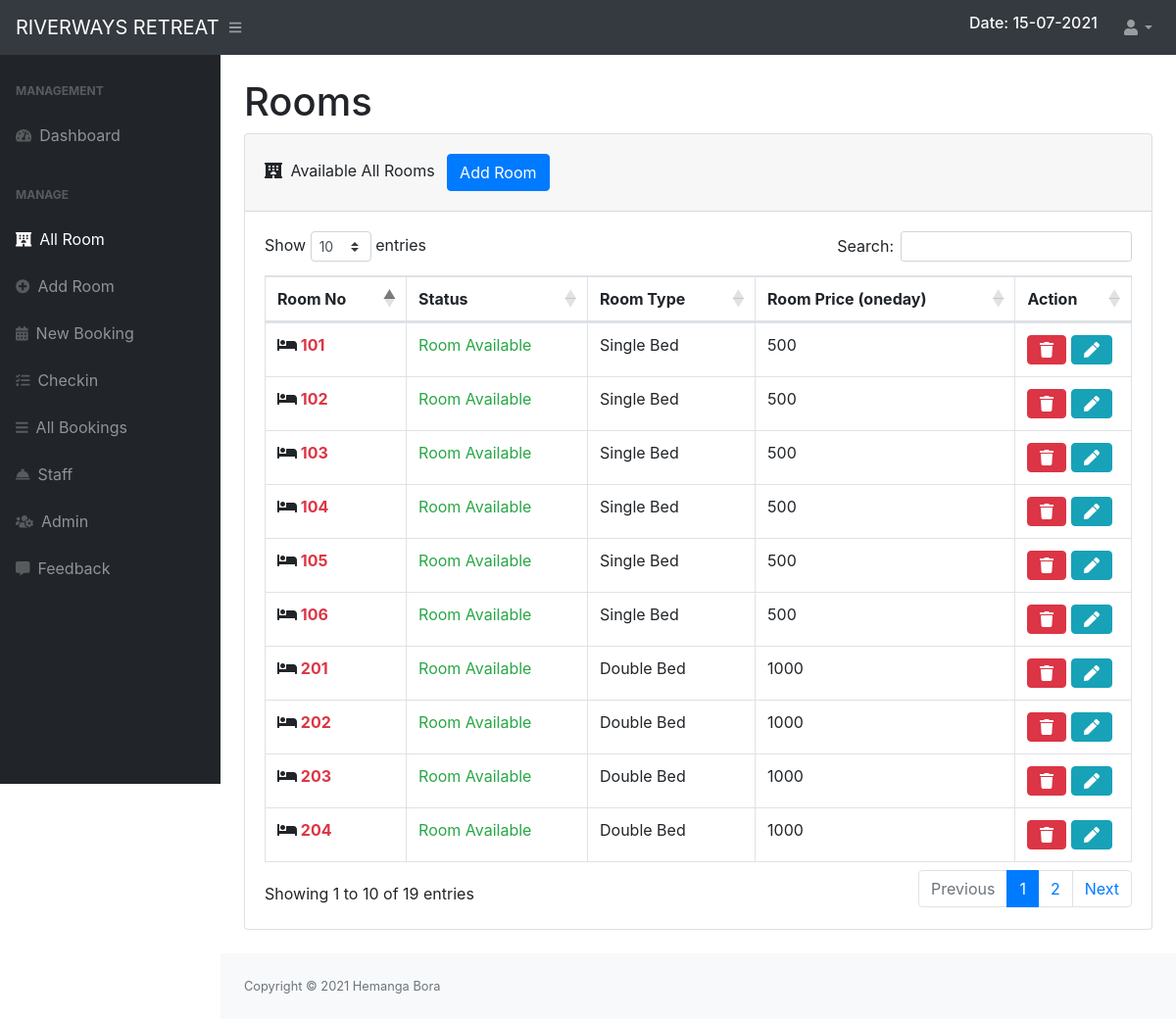
/admin/rooms.php (signed in), run on the app's committed database.
### tables this page shows
CREATE TABLE `rooms` (
  `Roomid` int(8) UNSIGNED NOT NULL,
  `RoomNo` mediumint(9) DEFAULT NULL,
  `RoomType` text DEFAULT NULL,
  `RoomPrice` text DEFAULT NULL,
  `Room_status` int(11) NOT NULL DEFAULT 0
);

### admin/rooms.php (the view, shortened to what this page needs)
<?php
include('include/header.php');
?>
<div id="layoutSidenav_content">
    <main>
        <div class="container-fluid">
            <h1 class="mt-4">Rooms</h1>
            <div class="card mb-4">
                <div class="card-header">
                    <i class="fas fa-hotel mr-1"></i>
                    Available All Rooms
                    <a href="addroom.php" class="btn btn-primary m-2 " name="adddroom">Add Room</a>
                </div>
                <div class="card-body">
                    <div class="table-responsive">
                        <table class="table table-bordered" id="dataTable" width="100%" cellspacing="0">
                            <thead>
                                <tr>
                                    <th>Room No</th>
                                    <th>Status</th>
                                    <th>Room Type</th>
                                    <th>Room Price (oneday)</th>
                                    <th>Action</th>
                                </tr>
                            </thead>
                            <tbody>
                                <?php
                                            $sql = "SELECT * FROM `rooms` ORDER BY `RoomNo` asc";
                                            $result = $conn->query($sql);
                                            while($row = $result->fetch_assoc())
                                            {
                                                echo ' <tr>
                                                <td class="font-weight-bold"><i class="fas fa-bed"></i> <span class="text-danger">'.$row["RoomNo"].'</span></td>';
                                                if($row["Room_status"] == 0)
                                                {
                                                    echo '<td class="text-success">Room Available</td>';
                                                }else if($row["Room_status"] == 1){
                                                    echo '<td class="text-danger">Room Occupied</td>';
                                                }
                                                echo '
                                                <td>'.$row["RoomType"].'</td>
                                                <td>'.$row["RoomPrice"].'</td>';
                                                if($row["Room_status"] == 0)
                                                {
                                                    echo '<td>
                                                    <form action="" method="post" class="d-inline">
                                                        <input type="hidden" name="id" value='.$row["Roomid"].'>
                                                        <button class="btn btn-danger" name="delete" type="submit">
                                                        <i class="fas fa-trash"></i>
                                                        </button>
                                                    </form>
                                                    <form action="editroom.php" method="POST" class="d-inline">
                                                        <input type="hidden" name="id" value='. $row["Roomid"] .'>
                                                        <button type="submit" class="btn btn-info" name="Edit" value="edit">
                                                        <i class="fas fa-pen"></i>
                                                        </button>
                                                    </form>
                                                    </td>';
                                                }
                                                else
                                                if($row["Room_status"] == 1){
                                                    echo '<td class="text-secondary">Disable</td>';
                                                }
                                            echo '</tr>';
                                            }
                                            ?>
                            </tbody>
                        </table>
                    </div>
                </div>
            </div>
        </div>
    </main>
    <?php include('include/footer.php') ?>

### data on the page
rooms: RoomNo "101", Room_status "Room Available", RoomType "Single Bed", RoomPrice "500"
rooms: RoomNo "102", Room_status "Room Available", RoomType "Single Bed", RoomPrice "500"
rooms: RoomNo "103", Room_status "Room Available", RoomType "Single Bed", RoomPrice "500"
rooms: RoomNo "104", Room_status "Room Available", RoomType "Single Bed", RoomPrice "500"
rooms: RoomNo "105", Room_status "Room Available", RoomType "Single Bed", RoomPrice "500"
rooms: RoomNo "106", Room_status "Room Available", RoomType "Single Bed", RoomPrice "500"
rooms: RoomNo "201", Room_status "Room Available", RoomType "Double Bed", RoomPrice "1000"
rooms: RoomNo "202", Room_status "Room Available", RoomType "Double Bed", RoomPrice "1000"
rooms: RoomNo "203", Room_status "Room Available", RoomType "Double Bed", RoomPrice "1000"
rooms: RoomNo "204", Room_status "Room Available", RoomType "Double Bed", RoomPrice "1000"
